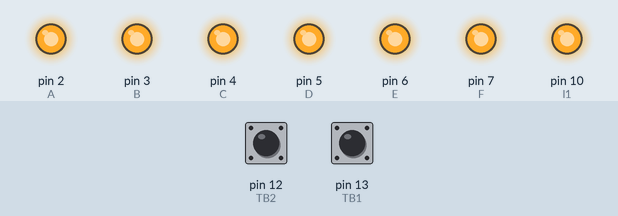
This sketch was run on a simulated Arduino Uno, built with avr-gcc and run on an emulated ATmega328P. On the bench: output pins drawn as LEDs (lit = HIGH). The test bench sets the inputs (shaded band); at power-on: pin 13 (TB1) HIGH, pin 12 (TB2) HIGH.

Above: at 1.2 s.
1.3 s: pin 13 (TB1) pulled LOW for 0.15 s
At 2.3 s:
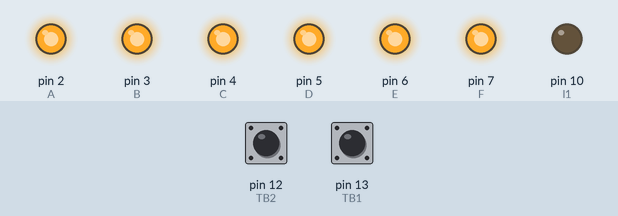
4.4 s: pin 12 (TB2) pulled LOW for 1 s
At 4.7 s:
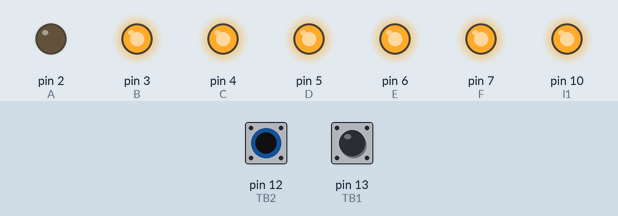
6.9 s: pin 13 (TB1) pulled LOW for 1 s
At 10.4 s:
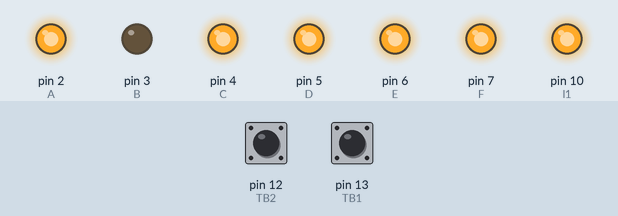
10.9 s: pin 12 (TB2) pulled LOW for 0.15 s
At 10.9 s:
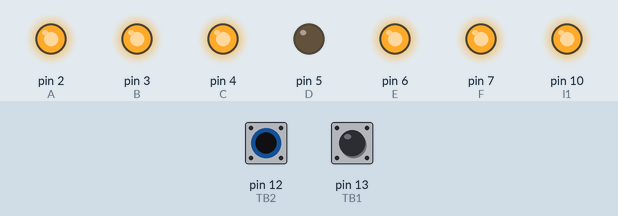
12.6 s: pin 13 (TB1) pulled LOW for 0.15 s
At 13.3 s:
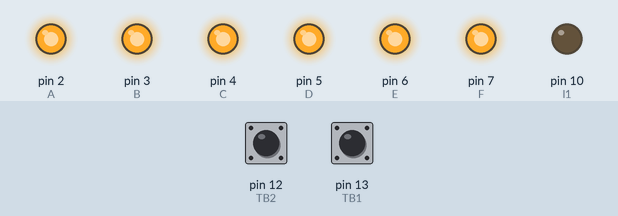
15.7 s: pin 12 (TB2) pulled LOW for 3.2 s
At 17.1 s:
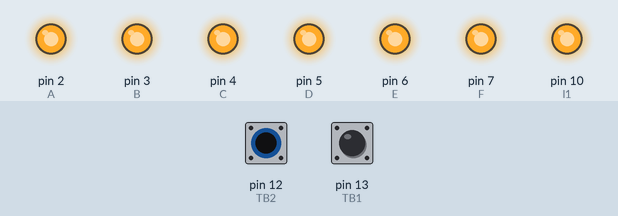
Timing chart, 0 to 18.7 s (numbered marks = the images above; inputs shaded):
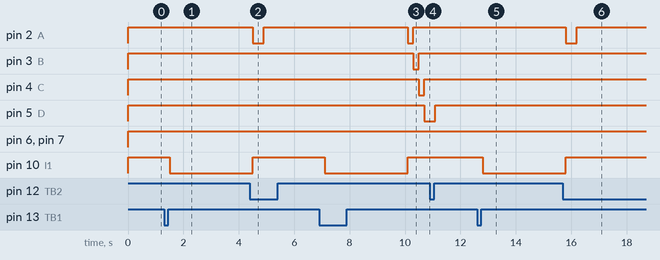

The sketch:

sketch_aug19c_PENILAIYAN1_20260820132527_copy_20260820133017.ino
```cpp
int TB1 = 13;
int TB2 = 12;


int A = 2;
int B = 3;
int C = 4;
int D = 5;
int E = 6;
int F = 7;
int y;
int x;
int l1=10;

void setup() {
  pinMode(TB1,INPUT_PULLUP);
  pinMode(TB2,INPUT_PULLUP);

  pinMode(A,OUTPUT);
  pinMode(B,OUTPUT);
  pinMode(C,OUTPUT);
  pinMode(D,OUTPUT);
  pinMode(E,OUTPUT);
  pinMode(F,OUTPUT);
  pinMode(l1,OUTPUT);

  Serial.begin(9600);

}

void loop(){
  digitalWrite(l1,1);
  digitalWrite(A,1);
  digitalWrite(B,1);
  digitalWrite(C,1);
  digitalWrite(D,1);
  digitalWrite(E,1);
  digitalWrite(F,1);
  digitalWrite(l1,1);

x=digitalRead(TB1);
y=digitalRead(TB2);
if(x==0){
delay(200);
digitalWrite(l1,0);
delay(3000);
digitalWrite(l1,1);
nyala();
}
loop();
}


void nyala(){
  a();
  delay(200);
  matikan();
  b();
  delay(200);
  matikan();
  c();
  delay(200);
  matikan();
  d();
  delay(200);
  matikan();
  e();
  delay(200);
  matikan();
  f();
  delay(200);
  matikan();
  nyala();
}


void a() {
  digitalWrite(A, 0);
  digitalWrite(B, 1);
  digitalWrite(C, 1);
  digitalWrite(D, 1);
  digitalWrite(E, 1);
  digitalWrite(F, 1);
  }
void b() {
  digitalWrite(A, 1);
  digitalWrite(B, 0);
  digitalWrite(C, 1);
  digitalWrite(D, 1);
  digitalWrite(E, 1);
  digitalWrite(F, 1);
}
void c() {
  digitalWrite(A, 1);
  digitalWrite(B, 1);
  digitalWrite(C, 0);
  digitalWrite(D, 1);
  digitalWrite(E, 1);
  digitalWrite(F, 1);
}
void d() {
  digitalWrite(A, 1);
  digitalWrite(B, 1);
  digitalWrite(C, 1);
  digitalWrite(D, 0);
  digitalWrite(E, 1);
  digitalWrite(F, 1);
}
void e() {
  digitalWrite(A, 1);
  digitalWrite(B, 1);
  digitalWrite(C, 1);
  digitalWrite(D, 1);
  digitalWrite(E, 0);
  digitalWrite(F, 1);
}
void f() {
  digitalWrite(A, 1);
  digitalWrite(B, 1);
  digitalWrite(C, 1);
  digitalWrite(D, 1);
  digitalWrite(E, 1);
  digitalWrite(F, 0);
}

void matikan() {
  y=digitalRead(TB2);
  if(y==0){
  delay(200);
  digitalWrite(A, 1);
  digitalWrite(B, 1);
  digitalWrite(C, 1);
  digitalWrite(D, 1);
  digitalWrite(E, 1);
  digitalWrite(F, 1);
  loop();
}
}
```

Measured:
- after the input at 1.3 s, pin 10 (l1): HIGH → LOW after 0.20 s
- after the input at 4.4 s, pin 3 (B), pin 4 (C), pin 5 (D), pin 6 (E): stops changing and stays HIGH; pin 7 (F): stays HIGH (without the input it goes to LOW after 1.1 s)
- after the input at 6.9 s, pin 2 (A): HIGH → LOW after 3.2 s, → HIGH 0.20 s later; pin 3 (B): HIGH → LOW after 3.4 s, → HIGH 0.20 s later; pin 4 (C): HIGH → LOW after 3.6 s, → HIGH 0.20 s later; pin 5 (D): HIGH → LOW after 3.8 s; pin 10 (l1): HIGH → LOW after 0.20 s, → HIGH 3.0 s later
- after the input at 10.9 s, pin 2 (A): stays HIGH (without the input it goes to LOW after 0.40 s); pin 3 (B): stays HIGH (without the input it goes to LOW after 0.60 s); pin 4 (C): stays HIGH (without the input it goes to LOW after 0.80 s); pin 6 (E), pin 7 (F): stops changing and stays HIGH
- after the input at 12.6 s, pin 10 (l1): HIGH → LOW after 0.20 s
- after the input at 15.7 s, pin 3 (B), pin 4 (C), pin 5 (D), pin 6 (E), pin 7 (F): stops changing and stays HIGH
